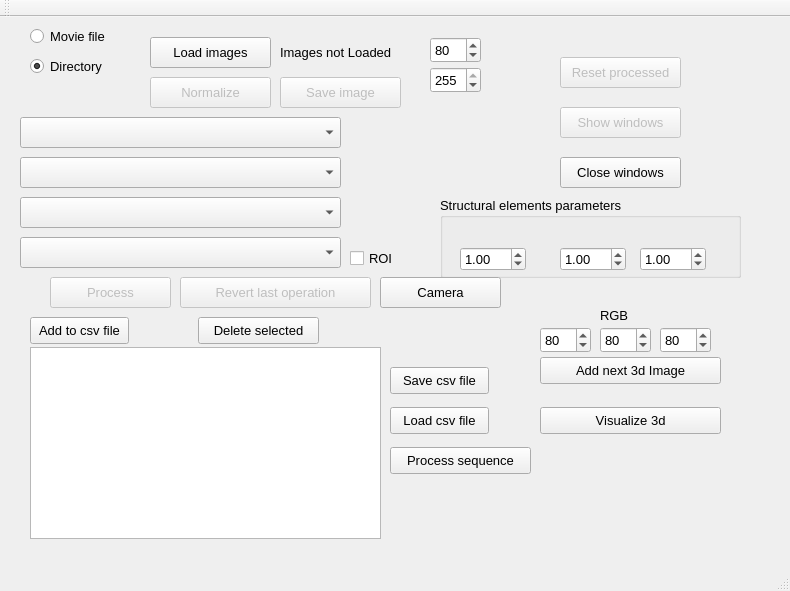
<?xml version="1.0" encoding="UTF-8"?>
<ui version="4.0">
 <class>MainWindow</class>
 <widget class="QMainWindow" name="MainWindow">
  <property name="geometry">
   <rect>
    <x>0</x>
    <y>0</y>
    <width>790</width>
    <height>591</height>
   </rect>
  </property>
  <property name="minimumSize">
   <size>
    <width>0</width>
    <height>0</height>
   </size>
  </property>
  <property name="maximumSize">
   <size>
    <width>1000</width>
    <height>1000</height>
   </size>
  </property>
  <property name="font">
   <font>
    <family>Liberation Sans</family>
    <pointsize>10</pointsize>
    <weight>50</weight>
    <bold>false</bold>
    <stylestrategy>PreferDefault</stylestrategy>
    <kerning>false</kerning>
   </font>
  </property>
  <property name="cursor">
   <cursorShape>ArrowCursor</cursorShape>
  </property>
  <property name="focusPolicy">
   <enum>Qt::ClickFocus</enum>
  </property>
  <property name="windowTitle">
   <string>MainWindow</string>
  </property>
  <property name="animated">
   <bool>false</bool>
  </property>
  <widget class="QWidget" name="centralWidget">
   <widget class="QComboBox" name="ChoosePlatform">
    <property name="geometry">
     <rect>
      <x>20</x>
      <y>100</y>
      <width>321</width>
      <height>31</height>
     </rect>
    </property>
    <property name="cursor">
     <cursorShape>ArrowCursor</cursorShape>
    </property>
   </widget>
   <widget class="QPushButton" name="Process">
    <property name="enabled">
     <bool>false</bool>
    </property>
    <property name="geometry">
     <rect>
      <x>50</x>
      <y>260</y>
      <width>121</width>
      <height>31</height>
     </rect>
    </property>
    <property name="text">
     <string>Process</string>
    </property>
   </widget>
   <widget class="QComboBox" name="ChooseOperation">
    <property name="geometry">
     <rect>
      <x>20</x>
      <y>140</y>
      <width>321</width>
      <height>31</height>
     </rect>
    </property>
    <property name="cursor">
     <cursorShape>ArrowCursor</cursorShape>
    </property>
   </widget>
   <widget class="QRadioButton" name="File">
    <property name="geometry">
     <rect>
      <x>30</x>
      <y>10</y>
      <width>86</width>
      <height>19</height>
     </rect>
    </property>
    <property name="font">
     <font>
      <family>Liberation Sans</family>
      <pointsize>10</pointsize>
      <weight>50</weight>
      <bold>false</bold>
     </font>
    </property>
    <property name="text">
     <string>Movie file</string>
    </property>
   </widget>
   <widget class="QRadioButton" name="Directory">
    <property name="geometry">
     <rect>
      <x>30</x>
      <y>40</y>
      <width>86</width>
      <height>19</height>
     </rect>
    </property>
    <property name="text">
     <string>Directory</string>
    </property>
    <property name="checked">
     <bool>true</bool>
    </property>
   </widget>
   <widget class="QPushButton" name="LoadImages">
    <property name="geometry">
     <rect>
      <x>150</x>
      <y>20</y>
      <width>121</width>
      <height>31</height>
     </rect>
    </property>
    <property name="focusPolicy">
     <enum>Qt::ClickFocus</enum>
    </property>
    <property name="text">
     <string>Load images</string>
    </property>
   </widget>
   <widget class="QPushButton" name="ShowWindows">
    <property name="enabled">
     <bool>false</bool>
    </property>
    <property name="geometry">
     <rect>
      <x>560</x>
      <y>90</y>
      <width>121</width>
      <height>31</height>
     </rect>
    </property>
    <property name="text">
     <string>Show windows</string>
    </property>
   </widget>
   <widget class="QLabel" name="ProcessingProgress">
    <property name="enabled">
     <bool>false</bool>
    </property>
    <property name="geometry">
     <rect>
      <x>390</x>
      <y>310</y>
      <width>111</width>
      <height>21</height>
     </rect>
    </property>
    <property name="text">
     <string/>
    </property>
   </widget>
   <widget class="QComboBox" name="MorphologicalElementType">
    <property name="geometry">
     <rect>
      <x>20</x>
      <y>180</y>
      <width>321</width>
      <height>31</height>
     </rect>
    </property>
    <property name="cursor">
     <cursorShape>ArrowCursor</cursorShape>
    </property>
   </widget>
   <widget class="QLabel" name="ImagesLoaded">
    <property name="enabled">
     <bool>true</bool>
    </property>
    <property name="geometry">
     <rect>
      <x>280</x>
      <y>20</y>
      <width>141</width>
      <height>31</height>
     </rect>
    </property>
    <property name="text">
     <string>Images not Loaded</string>
    </property>
   </widget>
   <widget class="QSpinBox" name="lowLewel">
    <property name="geometry">
     <rect>
      <x>430</x>
      <y>20</y>
      <width>51</width>
      <height>26</height>
     </rect>
    </property>
    <property name="maximum">
     <number>255</number>
    </property>
    <property name="value">
     <number>80</number>
    </property>
   </widget>
   <widget class="QPushButton" name="Normalize">
    <property name="enabled">
     <bool>false</bool>
    </property>
    <property name="geometry">
     <rect>
      <x>150</x>
      <y>60</y>
      <width>121</width>
      <height>31</height>
     </rect>
    </property>
    <property name="text">
     <string>Normalize</string>
    </property>
   </widget>
   <widget class="QSpinBox" name="highLevel">
    <property name="geometry">
     <rect>
      <x>430</x>
      <y>50</y>
      <width>51</width>
      <height>26</height>
     </rect>
    </property>
    <property name="maximum">
     <number>255</number>
    </property>
    <property name="value">
     <number>255</number>
    </property>
   </widget>
   <widget class="QPushButton" name="ResetProcessed">
    <property name="enabled">
     <bool>false</bool>
    </property>
    <property name="geometry">
     <rect>
      <x>560</x>
      <y>40</y>
      <width>121</width>
      <height>31</height>
     </rect>
    </property>
    <property name="text">
     <string>Reset processed</string>
    </property>
   </widget>
   <widget class="QPushButton" name="SaveImage">
    <property name="enabled">
     <bool>false</bool>
    </property>
    <property name="geometry">
     <rect>
      <x>280</x>
      <y>60</y>
      <width>121</width>
      <height>31</height>
     </rect>
    </property>
    <property name="text">
     <string>Save image</string>
    </property>
   </widget>
   <widget class="QComboBox" name="ProcessingWay">
    <property name="geometry">
     <rect>
      <x>20</x>
      <y>220</y>
      <width>321</width>
      <height>31</height>
     </rect>
    </property>
    <property name="cursor">
     <cursorShape>ArrowCursor</cursorShape>
    </property>
   </widget>
   <widget class="QGroupBox" name="groupBox">
    <property name="geometry">
     <rect>
      <x>440</x>
      <y>180</y>
      <width>301</width>
      <height>81</height>
     </rect>
    </property>
    <property name="title">
     <string>Structural elements parameters</string>
    </property>
    <widget class="QDoubleSpinBox" name="StructElementParam3">
     <property name="geometry">
      <rect>
       <x>200</x>
       <y>50</y>
       <width>66</width>
       <height>24</height>
      </rect>
     </property>
     <property name="maximum">
      <double>10.000000000000000</double>
     </property>
     <property name="value">
      <double>1.000000000000000</double>
     </property>
    </widget>
    <widget class="QDoubleSpinBox" name="StructElementParam2">
     <property name="geometry">
      <rect>
       <x>120</x>
       <y>50</y>
       <width>66</width>
       <height>24</height>
      </rect>
     </property>
     <property name="maximum">
      <double>10.000000000000000</double>
     </property>
     <property name="value">
      <double>1.000000000000000</double>
     </property>
    </widget>
    <widget class="QDoubleSpinBox" name="StructElementParam1">
     <property name="geometry">
      <rect>
       <x>20</x>
       <y>50</y>
       <width>66</width>
       <height>24</height>
      </rect>
     </property>
     <property name="maximum">
      <double>10.000000000000000</double>
     </property>
     <property name="value">
      <double>1.000000000000000</double>
     </property>
    </widget>
   </widget>
   <widget class="QPushButton" name="vtkViewButton">
    <property name="geometry">
     <rect>
      <x>540</x>
      <y>390</y>
      <width>181</width>
      <height>27</height>
     </rect>
    </property>
    <property name="text">
     <string>Visualize 3d</string>
    </property>
   </widget>
   <widget class="QPushButton" name="addNextVTKImage">
    <property name="geometry">
     <rect>
      <x>540</x>
      <y>340</y>
      <width>181</width>
      <height>27</height>
     </rect>
    </property>
    <property name="text">
     <string>Add next 3d Image</string>
    </property>
   </widget>
   <widget class="QPushButton" name="addToCsvFile">
    <property name="geometry">
     <rect>
      <x>30</x>
      <y>300</y>
      <width>99</width>
      <height>27</height>
     </rect>
    </property>
    <property name="text">
     <string>Add to csv file</string>
    </property>
   </widget>
   <widget class="QPushButton" name="saveCsvFile">
    <property name="geometry">
     <rect>
      <x>390</x>
      <y>350</y>
      <width>99</width>
      <height>27</height>
     </rect>
    </property>
    <property name="text">
     <string>Save csv file</string>
    </property>
   </widget>
   <widget class="QListView" name="csvOperations">
    <property name="geometry">
     <rect>
      <x>30</x>
      <y>330</y>
      <width>351</width>
      <height>192</height>
     </rect>
    </property>
   </widget>
   <widget class="QPushButton" name="loadCsvFile">
    <property name="geometry">
     <rect>
      <x>390</x>
      <y>390</y>
      <width>99</width>
      <height>27</height>
     </rect>
    </property>
    <property name="text">
     <string>Load csv file</string>
    </property>
   </widget>
   <widget class="QPushButton" name="processCsvSequence">
    <property name="geometry">
     <rect>
      <x>390</x>
      <y>430</y>
      <width>141</width>
      <height>27</height>
     </rect>
    </property>
    <property name="text">
     <string>Process sequence</string>
    </property>
   </widget>
   <widget class="QPushButton" name="CloseWindows">
    <property name="enabled">
     <bool>true</bool>
    </property>
    <property name="geometry">
     <rect>
      <x>560</x>
      <y>140</y>
      <width>121</width>
      <height>31</height>
     </rect>
    </property>
    <property name="text">
     <string>Close windows</string>
    </property>
   </widget>
   <widget class="QPushButton" name="Revert">
    <property name="enabled">
     <bool>false</bool>
    </property>
    <property name="geometry">
     <rect>
      <x>180</x>
      <y>260</y>
      <width>191</width>
      <height>31</height>
     </rect>
    </property>
    <property name="text">
     <string>Revert last operation</string>
    </property>
   </widget>
   <widget class="QPushButton" name="deleteFromCsvFile">
    <property name="geometry">
     <rect>
      <x>198</x>
      <y>300</y>
      <width>121</width>
      <height>27</height>
     </rect>
    </property>
    <property name="text">
     <string>Delete selected</string>
    </property>
   </widget>
   <widget class="QCheckBox" name="processROI">
    <property name="geometry">
     <rect>
      <x>350</x>
      <y>230</y>
      <width>97</width>
      <height>22</height>
     </rect>
    </property>
    <property name="text">
     <string>ROI</string>
    </property>
   </widget>
   <widget class="QSpinBox" name="RedColor">
    <property name="geometry">
     <rect>
      <x>540</x>
      <y>310</y>
      <width>51</width>
      <height>26</height>
     </rect>
    </property>
    <property name="maximum">
     <number>255</number>
    </property>
    <property name="value">
     <number>80</number>
    </property>
   </widget>
   <widget class="QSpinBox" name="GreenColor">
    <property name="geometry">
     <rect>
      <x>600</x>
      <y>310</y>
      <width>51</width>
      <height>26</height>
     </rect>
    </property>
    <property name="maximum">
     <number>255</number>
    </property>
    <property name="value">
     <number>80</number>
    </property>
   </widget>
   <widget class="QSpinBox" name="BlueColor">
    <property name="geometry">
     <rect>
      <x>660</x>
      <y>310</y>
      <width>51</width>
      <height>26</height>
     </rect>
    </property>
    <property name="maximum">
     <number>255</number>
    </property>
    <property name="value">
     <number>80</number>
    </property>
   </widget>
   <widget class="QLabel" name="label">
    <property name="geometry">
     <rect>
      <x>600</x>
      <y>290</y>
      <width>67</width>
      <height>17</height>
     </rect>
    </property>
    <property name="text">
     <string>RGB</string>
    </property>
   </widget>
   <widget class="QPushButton" name="CameraAquisition">
    <property name="enabled">
     <bool>true</bool>
    </property>
    <property name="geometry">
     <rect>
      <x>380</x>
      <y>260</y>
      <width>121</width>
      <height>31</height>
     </rect>
    </property>
    <property name="text">
     <string>Camera</string>
    </property>
   </widget>
  </widget>
  <widget class="QToolBar" name="mainToolBar">
   <attribute name="toolBarArea">
    <enum>TopToolBarArea</enum>
   </attribute>
   <attribute name="toolBarBreak">
    <bool>false</bool>
   </attribute>
  </widget>
  <widget class="QStatusBar" name="statusBar"/>
 </widget>
 <layoutdefault spacing="6" margin="11"/>
 <resources/>
 <connections/>
</ui>
